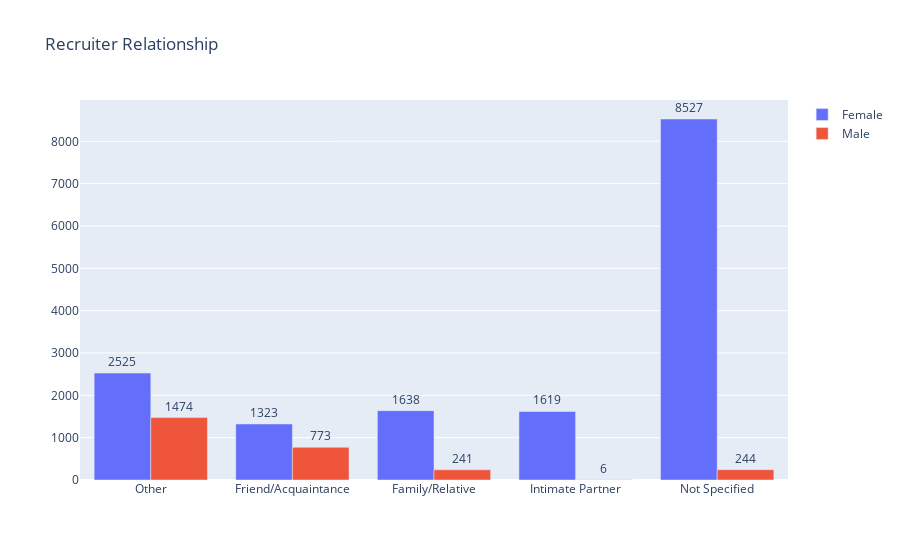

Notebook source saved alongside this figure:
### Code cell
data_bar_f = data[(data.RecruiterRelationship.notna()) & (data.gender == 'Female')].RecruiterRelationship.apply(lambda x: pd.value_counts(str(x).split("; "))).sum(axis = 0)
data_bar_m = data[(data.RecruiterRelationship.notna()) & (data.gender == 'Male')].RecruiterRelationship.apply(lambda x: pd.value_counts(str(x).split("; "))).sum(axis = 0)
fig = go.Figure(data=[
    go.Bar(name='Female', x=data_bar_f.index, y=data_bar_f),
    go.Bar(name='Male', x=data_bar_m.index, y=data_bar_m)
])
fig.update_traces(texttemplate='%{value}', textposition='outside')
fig.update_layout(title_text='Recruiter Relationship')
fig.show()

### Figure 1 — Plotly figure (JSON) as saved in the notebook; plotly's stock layout.template omitted (floating-point values rounded to 4 significant figures)
{"data": [{"name": "Female", "textposition": "outside", "texttemplate": "%{value}", "type": "bar", "x": ["Other", "Friend/Acquaintance", "Family/Relative", "Intimate Partner", "Not Specified"], "y": [2525, 1323, 1638, 1619, 8527]}, {"name": "Male", "textposition": "outside", "texttemplate": "%{value}", "type": "bar", "x": ["Friend/Acquaintance", "Other", "Family/Relative", "Not Specified", "Intimate Partner"], "y": [773, 1474, 241, 244, 6]}], "layout": {"title": {"text": "Recruiter Relationship"}}}
